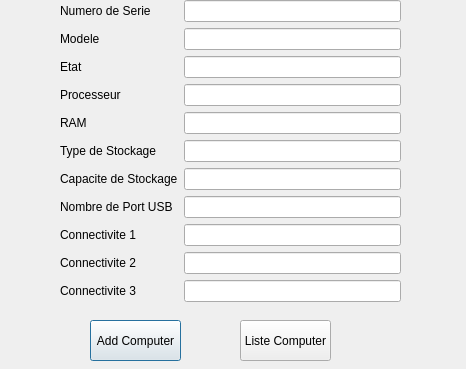
<?xml version="1.0" encoding="UTF-8"?>
<ui version="4.0">
 <class>computers</class>
 <widget class="QDialog" name="computers">
  <property name="geometry">
   <rect>
    <x>0</x>
    <y>0</y>
    <width>466</width>
    <height>369</height>
   </rect>
  </property>
  <property name="windowTitle">
   <string>Dialog</string>
  </property>
  <widget class="QWidget" name="formLayoutWidget">
   <property name="geometry">
    <rect>
     <x>60</x>
     <y>0</y>
     <width>341</width>
     <height>311</height>
    </rect>
   </property>
   <layout class="QFormLayout" name="formLayout">
    <property name="verticalSpacing">
     <number>6</number>
    </property>
    <item row="0" column="0">
     <widget class="QLabel" name="label">
      <property name="text">
       <string>Numero de Serie</string>
      </property>
     </widget>
    </item>
    <item row="0" column="1">
     <widget class="QLineEdit" name="lineEdit"/>
    </item>
    <item row="1" column="0">
     <widget class="QLabel" name="label_5">
      <property name="text">
       <string>Modele</string>
      </property>
     </widget>
    </item>
    <item row="1" column="1">
     <widget class="QLineEdit" name="lineEdit_2"/>
    </item>
    <item row="2" column="0">
     <widget class="QLabel" name="label_3">
      <property name="text">
       <string>Etat</string>
      </property>
     </widget>
    </item>
    <item row="2" column="1">
     <widget class="QLineEdit" name="lineEdit_4"/>
    </item>
    <item row="3" column="0">
     <widget class="QLabel" name="label_4">
      <property name="text">
       <string>Processeur</string>
      </property>
     </widget>
    </item>
    <item row="3" column="1">
     <widget class="QLineEdit" name="lineEdit_5"/>
    </item>
    <item row="4" column="0">
     <widget class="QLabel" name="label_2">
      <property name="text">
       <string>RAM</string>
      </property>
     </widget>
    </item>
    <item row="4" column="1">
     <widget class="QLineEdit" name="lineEdit_6"/>
    </item>
    <item row="5" column="0">
     <widget class="QLabel" name="label_7">
      <property name="text">
       <string>Type de Stockage</string>
      </property>
     </widget>
    </item>
    <item row="5" column="1">
     <widget class="QLineEdit" name="lineEdit_7"/>
    </item>
    <item row="6" column="0">
     <widget class="QLabel" name="label_8">
      <property name="text">
       <string>Capacite de Stockage</string>
      </property>
     </widget>
    </item>
    <item row="6" column="1">
     <widget class="QLineEdit" name="lineEdit_8"/>
    </item>
    <item row="7" column="0">
     <widget class="QLabel" name="label_9">
      <property name="text">
       <string>Nombre de Port USB</string>
      </property>
     </widget>
    </item>
    <item row="7" column="1">
     <widget class="QLineEdit" name="lineEdit_9"/>
    </item>
    <item row="8" column="0">
     <widget class="QLabel" name="label_10">
      <property name="text">
       <string>Connectivite 1</string>
      </property>
     </widget>
    </item>
    <item row="8" column="1">
     <widget class="QLineEdit" name="lineEdit_10"/>
    </item>
    <item row="9" column="0">
     <widget class="QLabel" name="label_11">
      <property name="text">
       <string>Connectivite 2</string>
      </property>
     </widget>
    </item>
    <item row="9" column="1">
     <widget class="QLineEdit" name="lineEdit_11"/>
    </item>
    <item row="10" column="0">
     <widget class="QLabel" name="label_12">
      <property name="text">
       <string>Connectivite 3</string>
      </property>
     </widget>
    </item>
    <item row="10" column="1">
     <widget class="QLineEdit" name="lineEdit_12"/>
    </item>
   </layout>
  </widget>
  <widget class="QPushButton" name="pushButton">
   <property name="geometry">
    <rect>
     <x>90</x>
     <y>320</y>
     <width>91</width>
     <height>41</height>
    </rect>
   </property>
   <property name="text">
    <string>Add Computer</string>
   </property>
  </widget>
  <widget class="QPushButton" name="pushButton_2">
   <property name="geometry">
    <rect>
     <x>240</x>
     <y>320</y>
     <width>91</width>
     <height>41</height>
    </rect>
   </property>
   <property name="text">
    <string>Liste Computer</string>
   </property>
  </widget>
 </widget>
 <resources/>
 <connections/>
</ui>
